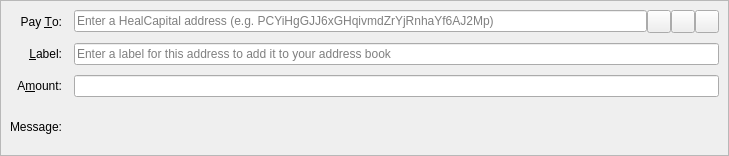
<?xml version="1.0" encoding="UTF-8"?>
<ui version="4.0">
 <class>SendCoinsEntry</class>
 <widget class="QStackedWidget" name="SendCoinsEntry">
  <property name="geometry">
   <rect>
    <x>0</x>
    <y>0</y>
    <width>729</width>
    <height>156</height>
   </rect>
  </property>
  <property name="focusPolicy">
   <enum>Qt::TabFocus</enum>
  </property>
  <property name="autoFillBackground">
   <bool>false</bool>
  </property>
  <widget class="QFrame" name="SendCoins">
   <property name="toolTip">
    <string>This is a normal payment.</string>
   </property>
   <property name="frameShape">
    <enum>QFrame::StyledPanel</enum>
   </property>
   <property name="frameShadow">
    <enum>QFrame::Sunken</enum>
   </property>
   <layout class="QGridLayout" name="gridLayout">
    <property name="horizontalSpacing">
     <number>12</number>
    </property>
    <property name="verticalSpacing">
     <number>10</number>
    </property>
    <item row="0" column="0">
     <widget class="QLabel" name="payToLabel">
      <property name="text">
       <string>Pay &amp;To:</string>
      </property>
      <property name="alignment">
       <set>Qt::AlignRight|Qt::AlignTrailing|Qt::AlignVCenter</set>
      </property>
      <property name="buddy">
       <cstring>payTo</cstring>
      </property>
     </widget>
    </item>
    <item row="0" column="1">
     <layout class="QHBoxLayout" name="payToLayout">
      <property name="spacing">
       <number>0</number>
      </property>
      <item>
       <widget class="QValidatedLineEdit" name="payTo">
        <property name="toolTip">
         <string>The HealCapital address to send the payment to</string>
        </property>
        <property name="inputMask">
         <string/>
        </property>
        <property name="placeholderText">
         <string>Enter a HealCapital address (e.g. PCYiHgGJJ6xGHqivmdZrYjRnhaYf6AJ2Mp)</string>
        </property>
       </widget>
      </item>
      <item>
       <widget class="QToolButton" name="addressBookButton">
        <property name="toolTip">
         <string>Choose previously used address</string>
        </property>
        <property name="text">
         <string/>
        </property>
        <property name="icon">
         <iconset resource="../healcapital.qrc">
          <normaloff>:/icons/address-book</normaloff>:/icons/address-book</iconset>
        </property>
        <property name="iconSize">
         <size>
          <width>16</width>
          <height>16</height>
         </size>
        </property>
        <property name="shortcut">
         <string>Alt+A</string>
        </property>
       </widget>
      </item>
      <item>
       <widget class="QToolButton" name="pasteButton">
        <property name="toolTip">
         <string>Paste address from clipboard</string>
        </property>
        <property name="text">
         <string/>
        </property>
        <property name="icon">
         <iconset resource="../healcapital.qrc">
          <normaloff>:/icons/editpaste</normaloff>:/icons/editpaste</iconset>
        </property>
        <property name="shortcut">
         <string>Alt+P</string>
        </property>
       </widget>
      </item>
      <item>
       <widget class="QToolButton" name="deleteButton">
        <property name="toolTip">
         <string>Remove this entry</string>
        </property>
        <property name="text">
         <string/>
        </property>
        <property name="icon">
         <iconset resource="../healcapital.qrc">
          <normaloff>:/icons/remove</normaloff>:/icons/remove</iconset>
        </property>
       </widget>
      </item>
     </layout>
    </item>
    <item row="1" column="0">
     <widget class="QLabel" name="labelLabel">
      <property name="text">
       <string>&amp;Label:</string>
      </property>
      <property name="alignment">
       <set>Qt::AlignRight|Qt::AlignTrailing|Qt::AlignVCenter</set>
      </property>
      <property name="buddy">
       <cstring>addAsLabel</cstring>
      </property>
     </widget>
    </item>
    <item row="1" column="1">
     <widget class="QLineEdit" name="addAsLabel">
      <property name="toolTip">
       <string>Enter a label for this address to add it to the list of used addresses</string>
      </property>
      <property name="inputMask">
       <string/>
      </property>
      <property name="placeholderText">
       <string>Enter a label for this address to add it to your address book</string>
      </property>
     </widget>
    </item>
    <item row="2" column="0">
     <widget class="QLabel" name="amountLabel">
      <property name="text">
       <string>A&amp;mount:</string>
      </property>
      <property name="alignment">
       <set>Qt::AlignRight|Qt::AlignTrailing|Qt::AlignVCenter</set>
      </property>
      <property name="buddy">
       <cstring>payAmount</cstring>
      </property>
     </widget>
    </item>
    <item row="2" column="1">
     <widget class="BitcoinAmountField" name="payAmount"/>
    </item>
    <item row="3" column="0">
     <widget class="QLabel" name="messageLabel">
      <property name="text">
       <string>Message:</string>
      </property>
      <property name="alignment">
       <set>Qt::AlignRight|Qt::AlignTrailing|Qt::AlignVCenter</set>
      </property>
     </widget>
    </item>
    <item row="3" column="1">
     <widget class="QLabel" name="messageTextLabel">
      <property name="toolTip">
       <string>A message that was attached to the HealCapital: URI which will be stored with the transaction for your reference. Note: This message will not be sent over the HealCapital network.</string>
      </property>
      <property name="textFormat">
       <enum>Qt::PlainText</enum>
      </property>
     </widget>
    </item>
   </layout>
  </widget>
  <widget class="QFrame" name="SendCoins_InsecurePaymentRequest">
   <property name="palette">
    <palette>
     <active>
      <colorrole role="WindowText">
       <brush brushstyle="SolidPattern">
        <color alpha="255">
         <red>0</red>
         <green>0</green>
         <blue>0</blue>
        </color>
       </brush>
      </colorrole>
      <colorrole role="Button">
       <brush brushstyle="SolidPattern">
        <color alpha="255">
         <red>255</red>
         <green>255</green>
         <blue>127</blue>
        </color>
       </brush>
      </colorrole>
      <colorrole role="Light">
       <brush brushstyle="SolidPattern">
        <color alpha="255">
         <red>255</red>
         <green>255</green>
         <blue>255</blue>
        </color>
       </brush>
      </colorrole>
      <colorrole role="Midlight">
       <brush brushstyle="SolidPattern">
        <color alpha="255">
         <red>255</red>
         <green>255</green>
         <blue>191</blue>
        </color>
       </brush>
      </colorrole>
      <colorrole role="Dark">
       <brush brushstyle="SolidPattern">
        <color alpha="255">
         <red>127</red>
         <green>127</green>
         <blue>63</blue>
        </color>
       </brush>
      </colorrole>
      <colorrole role="Mid">
       <brush brushstyle="SolidPattern">
        <color alpha="255">
         <red>170</red>
         <green>170</green>
         <blue>84</blue>
        </color>
       </brush>
      </colorrole>
      <colorrole role="Text">
       <brush brushstyle="SolidPattern">
        <color alpha="255">
         <red>0</red>
         <green>0</green>
         <blue>0</blue>
        </color>
       </brush>
      </colorrole>
      <colorrole role="BrightText">
       <brush brushstyle="SolidPattern">
        <color alpha="255">
         <red>255</red>
         <green>255</green>
         <blue>255</blue>
        </color>
       </brush>
      </colorrole>
      <colorrole role="ButtonText">
       <brush brushstyle="SolidPattern">
        <color alpha="255">
         <red>0</red>
         <green>0</green>
         <blue>0</blue>
        </color>
       </brush>
      </colorrole>
      <colorrole role="Base">
       <brush brushstyle="SolidPattern">
        <color alpha="255">
         <red>255</red>
         <green>255</green>
         <blue>255</blue>
        </color>
       </brush>
      </colorrole>
      <colorrole role="Window">
       <brush brushstyle="SolidPattern">
        <color alpha="255">
         <red>255</red>
         <green>255</green>
         <blue>127</blue>
        </color>
       </brush>
      </colorrole>
      <colorrole role="Shadow">
       <brush brushstyle="SolidPattern">
        <color alpha="255">
         <red>0</red>
         <green>0</green>
         <blue>0</blue>
        </color>
       </brush>
      </colorrole>
      <colorrole role="AlternateBase">
       <brush brushstyle="SolidPattern">
        <color alpha="255">
         <red>255</red>
         <green>255</green>
         <blue>191</blue>
        </color>
       </brush>
      </colorrole>
      <colorrole role="ToolTipBase">
       <brush brushstyle="SolidPattern">
        <color alpha="255">
         <red>255</red>
         <green>255</green>
         <blue>220</blue>
        </color>
       </brush>
      </colorrole>
      <colorrole role="ToolTipText">
       <brush brushstyle="SolidPattern">
        <color alpha="255">
         <red>0</red>
         <green>0</green>
         <blue>0</blue>
        </color>
       </brush>
      </colorrole>
     </active>
     <inactive>
      <colorrole role="WindowText">
       <brush brushstyle="SolidPattern">
        <color alpha="255">
         <red>0</red>
         <green>0</green>
         <blue>0</blue>
        </color>
       </brush>
      </colorrole>
      <colorrole role="Button">
       <brush brushstyle="SolidPattern">
        <color alpha="255">
         <red>255</red>
         <green>255</green>
         <blue>127</blue>
        </color>
       </brush>
      </colorrole>
      <colorrole role="Light">
       <brush brushstyle="SolidPattern">
        <color alpha="255">
         <red>255</red>
         <green>255</green>
         <blue>255</blue>
        </color>
       </brush>
      </colorrole>
      <colorrole role="Midlight">
       <brush brushstyle="SolidPattern">
        <color alpha="255">
         <red>255</red>
         <green>255</green>
         <blue>191</blue>
        </color>
       </brush>
      </colorrole>
      <colorrole role="Dark">
       <brush brushstyle="SolidPattern">
        <color alpha="255">
         <red>127</red>
         <green>127</green>
         <blue>63</blue>
        </color>
       </brush>
      </colorrole>
      <colorrole role="Mid">
       <brush brushstyle="SolidPattern">
        <color alpha="255">
         <red>170</red>
         <green>170</green>
         <blue>84</blue>
        </color>
       </brush>
      </colorrole>
      <colorrole role="Text">
       <brush brushstyle="SolidPattern">
        <color alpha="255">
         <red>0</red>
         <green>0</green>
         <blue>0</blue>
        </color>
       </brush>
      </colorrole>
      <colorrole role="BrightText">
       <brush brushstyle="SolidPattern">
        <color alpha="255">
         <red>255</red>
         <green>255</green>
         <blue>255</blue>
        </color>
       </brush>
      </colorrole>
      <colorrole role="ButtonText">
       <brush brushstyle="SolidPattern">
        <color alpha="255">
         <red>0</red>
         <green>0</green>
         <blue>0</blue>
        </color>
       </brush>
      </colorrole>
      <colorrole role="Base">
       <brush brushstyle="SolidPattern">
        <color alpha="255">
         <red>255</red>
         <green>255</green>
         <blue>255</blue>
        </color>
       </brush>
      </colorrole>
      <colorrole role="Window">
       <brush brushstyle="SolidPattern">
        <color alpha="255">
         <red>255</red>
         <green>255</green>
         <blue>127</blue>
        </color>
       </brush>
      </colorrole>
      <colorrole role="Shadow">
       <brush brushstyle="SolidPattern">
        <color alpha="255">
         <red>0</red>
         <green>0</green>
         <blue>0</blue>
        </color>
       </brush>
      </colorrole>
      <colorrole role="AlternateBase">
       <brush brushstyle="SolidPattern">
        <color alpha="255">
         <red>255</red>
         <green>255</green>
         <blue>191</blue>
        </color>
       </brush>
      </colorrole>
      <colorrole role="ToolTipBase">
       <brush brushstyle="SolidPattern">
        <color alpha="255">
         <red>255</red>
         <green>255</green>
         <blue>220</blue>
        </color>
       </brush>
      </colorrole>
      <colorrole role="ToolTipText">
       <brush brushstyle="SolidPattern">
        <color alpha="255">
         <red>0</red>
         <green>0</green>
         <blue>0</blue>
        </color>
       </brush>
      </colorrole>
     </inactive>
     <disabled>
      <colorrole role="WindowText">
       <brush brushstyle="SolidPattern">
        <color alpha="255">
         <red>127</red>
         <green>127</green>
         <blue>63</blue>
        </color>
       </brush>
      </colorrole>
      <colorrole role="Button">
       <brush brushstyle="SolidPattern">
        <color alpha="255">
         <red>255</red>
         <green>255</green>
         <blue>127</blue>
        </color>
       </brush>
      </colorrole>
      <colorrole role="Light">
       <brush brushstyle="SolidPattern">
        <color alpha="255">
         <red>255</red>
         <green>255</green>
         <blue>255</blue>
        </color>
       </brush>
      </colorrole>
      <colorrole role="Midlight">
       <brush brushstyle="SolidPattern">
        <color alpha="255">
         <red>255</red>
         <green>255</green>
         <blue>191</blue>
        </color>
       </brush>
      </colorrole>
      <colorrole role="Dark">
       <brush brushstyle="SolidPattern">
        <color alpha="255">
         <red>127</red>
         <green>127</green>
         <blue>63</blue>
        </color>
       </brush>
      </colorrole>
      <colorrole role="Mid">
       <brush brushstyle="SolidPattern">
        <color alpha="255">
         <red>170</red>
         <green>170</green>
         <blue>84</blue>
        </color>
       </brush>
      </colorrole>
      <colorrole role="Text">
       <brush brushstyle="SolidPattern">
        <color alpha="255">
         <red>127</red>
         <green>127</green>
         <blue>63</blue>
        </color>
       </brush>
      </colorrole>
      <colorrole role="BrightText">
       <brush brushstyle="SolidPattern">
        <color alpha="255">
         <red>255</red>
         <green>255</green>
         <blue>255</blue>
        </color>
       </brush>
      </colorrole>
      <colorrole role="ButtonText">
       <brush brushstyle="SolidPattern">
        <color alpha="255">
         <red>127</red>
         <green>127</green>
         <blue>63</blue>
        </color>
       </brush>
      </colorrole>
      <colorrole role="Base">
       <brush brushstyle="SolidPattern">
        <color alpha="255">
         <red>255</red>
         <green>255</green>
         <blue>127</blue>
        </color>
       </brush>
      </colorrole>
      <colorrole role="Window">
       <brush brushstyle="SolidPattern">
        <color alpha="255">
         <red>255</red>
         <green>255</green>
         <blue>127</blue>
        </color>
       </brush>
      </colorrole>
      <colorrole role="Shadow">
       <brush brushstyle="SolidPattern">
        <color alpha="255">
         <red>0</red>
         <green>0</green>
         <blue>0</blue>
        </color>
       </brush>
      </colorrole>
      <colorrole role="AlternateBase">
       <brush brushstyle="SolidPattern">
        <color alpha="255">
         <red>255</red>
         <green>255</green>
         <blue>127</blue>
        </color>
       </brush>
      </colorrole>
      <colorrole role="ToolTipBase">
       <brush brushstyle="SolidPattern">
        <color alpha="255">
         <red>255</red>
         <green>255</green>
         <blue>220</blue>
        </color>
       </brush>
      </colorrole>
      <colorrole role="ToolTipText">
       <brush brushstyle="SolidPattern">
        <color alpha="255">
         <red>0</red>
         <green>0</green>
         <blue>0</blue>
        </color>
       </brush>
      </colorrole>
     </disabled>
    </palette>
   </property>
   <property name="toolTip">
    <string>This is an unverified payment request.</string>
   </property>
   <property name="autoFillBackground">
    <bool>true</bool>
   </property>
   <property name="frameShape">
    <enum>QFrame::StyledPanel</enum>
   </property>
   <property name="frameShadow">
    <enum>QFrame::Sunken</enum>
   </property>
   <layout class="QGridLayout" name="gridLayout_is">
    <property name="spacing">
     <number>12</number>
    </property>
    <item row="0" column="0">
     <widget class="QLabel" name="payToLabel_is">
      <property name="text">
       <string>Pay To:</string>
      </property>
      <property name="alignment">
       <set>Qt::AlignRight|Qt::AlignTrailing|Qt::AlignVCenter</set>
      </property>
     </widget>
    </item>
    <item row="0" column="1">
     <layout class="QHBoxLayout" name="payToLayout_is">
      <property name="spacing">
       <number>0</number>
      </property>
      <item>
       <widget class="QLabel" name="payTo_is"/>
      </item>
      <item>
       <widget class="QToolButton" name="deleteButton_is">
        <property name="toolTip">
         <string>Remove this entry</string>
        </property>
        <property name="text">
         <string/>
        </property>
        <property name="icon">
         <iconset resource="../healcapital.qrc">
          <normaloff>:/icons/remove</normaloff>:/icons/remove</iconset>
        </property>
       </widget>
      </item>
     </layout>
    </item>
    <item row="1" column="0">
     <widget class="QLabel" name="memoLabel_is">
      <property name="text">
       <string>Memo:</string>
      </property>
      <property name="alignment">
       <set>Qt::AlignRight|Qt::AlignTrailing|Qt::AlignVCenter</set>
      </property>
     </widget>
    </item>
    <item row="1" column="1">
     <widget class="QLabel" name="memoTextLabel_is">
      <property name="textFormat">
       <enum>Qt::PlainText</enum>
      </property>
     </widget>
    </item>
    <item row="2" column="0">
     <widget class="QLabel" name="amountLabel_is">
      <property name="text">
       <string>A&amp;mount:</string>
      </property>
      <property name="alignment">
       <set>Qt::AlignRight|Qt::AlignTrailing|Qt::AlignVCenter</set>
      </property>
      <property name="buddy">
       <cstring>payAmount_is</cstring>
      </property>
     </widget>
    </item>
    <item row="2" column="1">
     <widget class="BitcoinAmountField" name="payAmount_is">
      <property name="acceptDrops">
       <bool>false</bool>
      </property>
     </widget>
    </item>
   </layout>
  </widget>
  <widget class="QFrame" name="SendCoins_SecurePaymentRequest">
   <property name="palette">
    <palette>
     <active>
      <colorrole role="WindowText">
       <brush brushstyle="SolidPattern">
        <color alpha="255">
         <red>0</red>
         <green>0</green>
         <blue>0</blue>
        </color>
       </brush>
      </colorrole>
      <colorrole role="Button">
       <brush brushstyle="SolidPattern">
        <color alpha="255">
         <red>140</red>
         <green>232</green>
         <blue>119</blue>
        </color>
       </brush>
      </colorrole>
      <colorrole role="Light">
       <brush brushstyle="SolidPattern">
        <color alpha="255">
         <red>230</red>
         <green>255</green>
         <blue>224</blue>
        </color>
       </brush>
      </colorrole>
      <colorrole role="Midlight">
       <brush brushstyle="SolidPattern">
        <color alpha="255">
         <red>185</red>
         <green>243</green>
         <blue>171</blue>
        </color>
       </brush>
      </colorrole>
      <colorrole role="Dark">
       <brush brushstyle="SolidPattern">
        <color alpha="255">
         <red>70</red>
         <green>116</green>
         <blue>59</blue>
        </color>
       </brush>
      </colorrole>
      <colorrole role="Mid">
       <brush brushstyle="SolidPattern">
        <color alpha="255">
         <red>93</red>
         <green>155</green>
         <blue>79</blue>
        </color>
       </brush>
      </colorrole>
      <colorrole role="Text">
       <brush brushstyle="SolidPattern">
        <color alpha="255">
         <red>0</red>
         <green>0</green>
         <blue>0</blue>
        </color>
       </brush>
      </colorrole>
      <colorrole role="BrightText">
       <brush brushstyle="SolidPattern">
        <color alpha="255">
         <red>155</red>
         <green>255</green>
         <blue>147</blue>
        </color>
       </brush>
      </colorrole>
      <colorrole role="ButtonText">
       <brush brushstyle="SolidPattern">
        <color alpha="255">
         <red>0</red>
         <green>0</green>
         <blue>0</blue>
        </color>
       </brush>
      </colorrole>
      <colorrole role="Base">
       <brush brushstyle="SolidPattern">
        <color alpha="255">
         <red>119</red>
         <green>255</green>
         <blue>233</blue>
        </color>
       </brush>
      </colorrole>
      <colorrole role="Window">
       <brush brushstyle="SolidPattern">
        <color alpha="255">
         <red>140</red>
         <green>232</green>
         <blue>119</blue>
        </color>
       </brush>
      </colorrole>
      <colorrole role="Shadow">
       <brush brushstyle="SolidPattern">
        <color alpha="255">
         <red>0</red>
         <green>0</green>
         <blue>0</blue>
        </color>
       </brush>
      </colorrole>
      <colorrole role="AlternateBase">
       <brush brushstyle="SolidPattern">
        <color alpha="255">
         <red>197</red>
         <green>243</green>
         <blue>187</blue>
        </color>
       </brush>
      </colorrole>
      <colorrole role="NoRole">
       <brush brushstyle="SolidPattern">
        <color alpha="255">
         <red>125</red>
         <green>194</green>
         <blue>122</blue>
        </color>
       </brush>
      </colorrole>
      <colorrole role="ToolTipBase">
       <brush brushstyle="SolidPattern">
        <color alpha="255">
         <red>255</red>
         <green>255</green>
         <blue>220</blue>
        </color>
       </brush>
      </colorrole>
      <colorrole role="ToolTipText">
       <brush brushstyle="SolidPattern">
        <color alpha="255">
         <red>0</red>
         <green>0</green>
         <blue>0</blue>
        </color>
       </brush>
      </colorrole>
     </active>
     <inactive>
      <colorrole role="WindowText">
       <brush brushstyle="SolidPattern">
        <color alpha="255">
         <red>0</red>
         <green>0</green>
         <blue>0</blue>
        </color>
       </brush>
      </colorrole>
      <colorrole role="Button">
       <brush brushstyle="SolidPattern">
        <color alpha="255">
         <red>140</red>
         <green>232</green>
         <blue>119</blue>
        </color>
       </brush>
      </colorrole>
      <colorrole role="Light">
       <brush brushstyle="SolidPattern">
        <color alpha="255">
         <red>230</red>
         <green>255</green>
         <blue>224</blue>
        </color>
       </brush>
      </colorrole>
      <colorrole role="Midlight">
       <brush brushstyle="SolidPattern">
        <color alpha="255">
         <red>185</red>
         <green>243</green>
         <blue>171</blue>
        </color>
       </brush>
      </colorrole>
      <colorrole role="Dark">
       <brush brushstyle="SolidPattern">
        <color alpha="255">
         <red>70</red>
         <green>116</green>
         <blue>59</blue>
        </color>
       </brush>
      </colorrole>
      <colorrole role="Mid">
       <brush brushstyle="SolidPattern">
        <color alpha="255">
         <red>93</red>
         <green>155</green>
         <blue>79</blue>
        </color>
       </brush>
      </colorrole>
      <colorrole role="Text">
       <brush brushstyle="SolidPattern">
        <color alpha="255">
         <red>0</red>
         <green>0</green>
         <blue>0</blue>
        </color>
       </brush>
      </colorrole>
      <colorrole role="BrightText">
       <brush brushstyle="SolidPattern">
        <color alpha="255">
         <red>155</red>
         <green>255</green>
         <blue>147</blue>
        </color>
       </brush>
      </colorrole>
      <colorrole role="ButtonText">
       <brush brushstyle="SolidPattern">
        <color alpha="255">
         <red>0</red>
         <green>0</green>
         <blue>0</blue>
        </color>
       </brush>
      </colorrole>
      <colorrole role="Base">
       <brush brushstyle="SolidPattern">
        <color alpha="255">
         <red>119</red>
         <green>255</green>
         <blue>233</blue>
        </color>
       </brush>
      </colorrole>
      <colorrole role="Window">
       <brush brushstyle="SolidPattern">
        <color alpha="255">
         <red>140</red>
         <green>232</green>
         <blue>119</blue>
        </color>
       </brush>
      </colorrole>
      <colorrole role="Shadow">
       <brush brushstyle="SolidPattern">
        <color alpha="255">
         <red>0</red>
         <green>0</green>
         <blue>0</blue>
        </color>
       </brush>
      </colorrole>
      <colorrole role="AlternateBase">
       <brush brushstyle="SolidPattern">
        <color alpha="255">
         <red>197</red>
         <green>243</green>
         <blue>187</blue>
        </color>
       </brush>
      </colorrole>
      <colorrole role="NoRole">
       <brush brushstyle="SolidPattern">
        <color alpha="255">
         <red>125</red>
         <green>194</green>
         <blue>122</blue>
        </color>
       </brush>
      </colorrole>
      <colorrole role="ToolTipBase">
       <brush brushstyle="SolidPattern">
        <color alpha="255">
         <red>255</red>
         <green>255</green>
         <blue>220</blue>
        </color>
       </brush>
      </colorrole>
      <colorrole role="ToolTipText">
       <brush brushstyle="SolidPattern">
        <color alpha="255">
         <red>0</red>
         <green>0</green>
         <blue>0</blue>
        </color>
       </brush>
      </colorrole>
     </inactive>
     <disabled>
      <colorrole role="WindowText">
       <brush brushstyle="SolidPattern">
        <color alpha="255">
         <red>70</red>
         <green>116</green>
         <blue>59</blue>
        </color>
       </brush>
      </colorrole>
      <colorrole role="Button">
       <brush brushstyle="SolidPattern">
        <color alpha="255">
         <red>140</red>
         <green>232</green>
         <blue>119</blue>
        </color>
       </brush>
      </colorrole>
      <colorrole role="Light">
       <brush brushstyle="SolidPattern">
        <color alpha="255">
         <red>230</red>
         <green>255</green>
         <blue>224</blue>
        </color>
       </brush>
      </colorrole>
      <colorrole role="Midlight">
       <brush brushstyle="SolidPattern">
        <color alpha="255">
         <red>185</red>
         <green>243</green>
         <blue>171</blue>
        </color>
       </brush>
      </colorrole>
      <colorrole role="Dark">
       <brush brushstyle="SolidPattern">
        <color alpha="255">
         <red>70</red>
         <green>116</green>
         <blue>59</blue>
        </color>
       </brush>
      </colorrole>
      <colorrole role="Mid">
       <brush brushstyle="SolidPattern">
        <color alpha="255">
         <red>93</red>
         <green>155</green>
         <blue>79</blue>
        </color>
       </brush>
      </colorrole>
      <colorrole role="Text">
       <brush brushstyle="SolidPattern">
        <color alpha="255">
         <red>70</red>
         <green>116</green>
         <blue>59</blue>
        </color>
       </brush>
      </colorrole>
      <colorrole role="BrightText">
       <brush brushstyle="SolidPattern">
        <color alpha="255">
         <red>155</red>
         <green>255</green>
         <blue>147</blue>
        </color>
       </brush>
      </colorrole>
      <colorrole role="ButtonText">
       <brush brushstyle="SolidPattern">
        <color alpha="255">
         <red>70</red>
         <green>116</green>
         <blue>59</blue>
        </color>
       </brush>
      </colorrole>
      <colorrole role="Base">
       <brush brushstyle="SolidPattern">
        <color alpha="255">
         <red>140</red>
         <green>232</green>
         <blue>119</blue>
        </color>
       </brush>
      </colorrole>
      <colorrole role="Window">
       <brush brushstyle="SolidPattern">
        <color alpha="255">
         <red>140</red>
         <green>232</green>
         <blue>119</blue>
        </color>
       </brush>
      </colorrole>
      <colorrole role="Shadow">
       <brush brushstyle="SolidPattern">
        <color alpha="255">
         <red>0</red>
         <green>0</green>
         <blue>0</blue>
        </color>
       </brush>
      </colorrole>
      <colorrole role="AlternateBase">
       <brush brushstyle="SolidPattern">
        <color alpha="255">
         <red>140</red>
         <green>232</green>
         <blue>119</blue>
        </color>
       </brush>
      </colorrole>
      <colorrole role="NoRole">
       <brush brushstyle="SolidPattern">
        <color alpha="255">
         <red>125</red>
         <green>194</green>
         <blue>122</blue>
        </color>
       </brush>
      </colorrole>
      <colorrole role="ToolTipBase">
       <brush brushstyle="SolidPattern">
        <color alpha="255">
         <red>255</red>
         <green>255</green>
         <blue>220</blue>
        </color>
       </brush>
      </colorrole>
      <colorrole role="ToolTipText">
       <brush brushstyle="SolidPattern">
        <color alpha="255">
         <red>0</red>
         <green>0</green>
         <blue>0</blue>
        </color>
       </brush>
      </colorrole>
     </disabled>
    </palette>
   </property>
   <property name="toolTip">
    <string>This is a verified payment request.</string>
   </property>
   <property name="autoFillBackground">
    <bool>true</bool>
   </property>
   <property name="frameShape">
    <enum>QFrame::StyledPanel</enum>
   </property>
   <property name="frameShadow">
    <enum>QFrame::Sunken</enum>
   </property>
   <layout class="QGridLayout" name="gridLayout_s">
    <property name="spacing">
     <number>12</number>
    </property>
    <item row="0" column="0">
     <widget class="QLabel" name="payToLabel_s">
      <property name="text">
       <string>Pay To:</string>
      </property>
      <property name="alignment">
       <set>Qt::AlignRight|Qt::AlignTrailing|Qt::AlignVCenter</set>
      </property>
     </widget>
    </item>
    <item row="0" column="1">
     <layout class="QHBoxLayout" name="payToLayout_s">
      <property name="spacing">
       <number>0</number>
      </property>
      <item>
       <widget class="QLabel" name="payTo_s">
        <property name="textFormat">
         <enum>Qt::PlainText</enum>
        </property>
       </widget>
      </item>
      <item>
       <widget class="QToolButton" name="deleteButton_s">
        <property name="toolTip">
         <string>Remove this entry</string>
        </property>
        <property name="text">
         <string/>
        </property>
        <property name="icon">
         <iconset resource="../healcapital.qrc">
          <normaloff>:/icons/remove</normaloff>:/icons/remove</iconset>
        </property>
       </widget>
      </item>
     </layout>
    </item>
    <item row="1" column="0">
     <widget class="QLabel" name="memoLabel_s">
      <property name="text">
       <string>Memo:</string>
      </property>
      <property name="alignment">
       <set>Qt::AlignRight|Qt::AlignTrailing|Qt::AlignVCenter</set>
      </property>
     </widget>
    </item>
    <item row="1" column="1">
     <widget class="QLabel" name="memoTextLabel_s">
      <property name="textFormat">
       <enum>Qt::PlainText</enum>
      </property>
     </widget>
    </item>
    <item row="2" column="0">
     <widget class="QLabel" name="amountLabel_s">
      <property name="text">
       <string>A&amp;mount:</string>
      </property>
      <property name="alignment">
       <set>Qt::AlignRight|Qt::AlignTrailing|Qt::AlignVCenter</set>
      </property>
      <property name="buddy">
       <cstring>payAmount_s</cstring>
      </property>
     </widget>
    </item>
    <item row="2" column="1">
     <widget class="BitcoinAmountField" name="payAmount_s">
      <property name="acceptDrops">
       <bool>false</bool>
      </property>
     </widget>
    </item>
   </layout>
  </widget>
 </widget>
 <customwidgets>
  <customwidget>
   <class>QValidatedLineEdit</class>
   <extends>QLineEdit</extends>
   <header>qvalidatedlineedit.h</header>
  </customwidget>
  <customwidget>
   <class>BitcoinAmountField</class>
   <extends>QLineEdit</extends>
   <header>bitcoinamountfield.h</header>
   <container>1</container>
  </customwidget>
 </customwidgets>
 <tabstops>
  <tabstop>payTo</tabstop>
  <tabstop>addressBookButton</tabstop>
  <tabstop>pasteButton</tabstop>
  <tabstop>deleteButton</tabstop>
  <tabstop>addAsLabel</tabstop>
  <tabstop>payAmount</tabstop>
  <tabstop>payAmount_is</tabstop>
  <tabstop>deleteButton_is</tabstop>
  <tabstop>payAmount_s</tabstop>
  <tabstop>deleteButton_s</tabstop>
 </tabstops>
 <resources>
  <include location="../healcapital.qrc"/>
 </resources>
 <connections/>
</ui>
